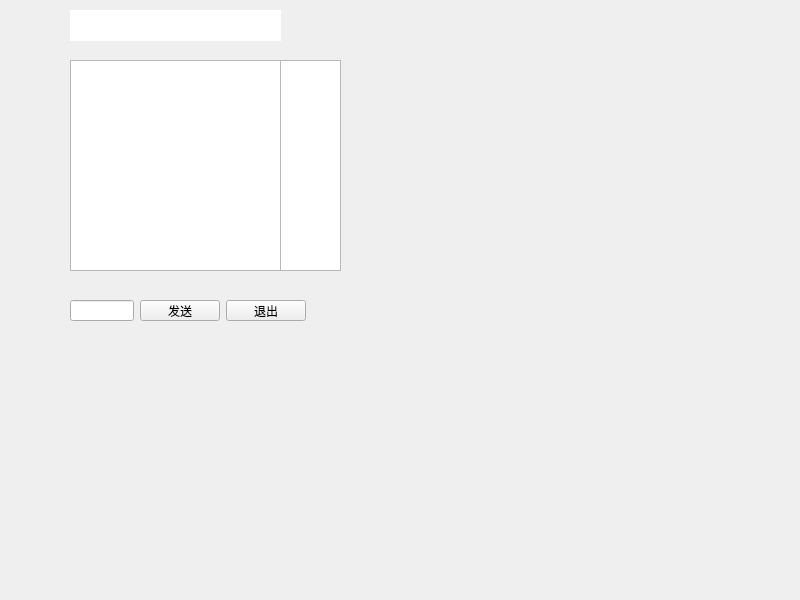
<?xml version="1.0" encoding="UTF-8"?>
<ui version="4.0">
 <class>MainWindow</class>
 <widget class="QMainWindow" name="MainWindow">
  <property name="geometry">
   <rect>
    <x>0</x>
    <y>0</y>
    <width>800</width>
    <height>600</height>
   </rect>
  </property>
  <property name="windowTitle">
   <string>MainWindow</string>
  </property>
  <widget class="QWidget" name="centralwidget">
   <widget class="QLabel" name="titleLabel">
    <property name="geometry">
     <rect>
      <x>70</x>
      <y>10</y>
      <width>211</width>
      <height>31</height>
     </rect>
    </property>
    <property name="styleSheet">
     <string notr="true">#titleLabel {
  background: white;
  border: none;
  border - bottom: 1px solid black;
  padding: 5px;
  font: 16pt &quot;黑体&quot;;
  color: rgba(255, 255, 255);
  background - color: rgba(0, 170, 127, 255);
}</string>
    </property>
    <property name="text">
     <string>袁伟珉的聊天室</string>
    </property>
   </widget>
   <widget class="QStackedWidget" name="stackedWidget">
    <property name="geometry">
     <rect>
      <x>70</x>
      <y>50</y>
      <width>471</width>
      <height>321</height>
     </rect>
    </property>
    <property name="currentIndex">
     <number>1</number>
    </property>
    <widget class="QWidget" name="loginpage">
     <widget class="QLabel" name="label_2">
      <property name="geometry">
       <rect>
        <x>80</x>
        <y>90</y>
        <width>61</width>
        <height>16</height>
       </rect>
      </property>
      <property name="text">
       <string>服务器地址：</string>
      </property>
     </widget>
     <widget class="QLabel" name="label_3">
      <property name="geometry">
       <rect>
        <x>80</x>
        <y>120</y>
        <width>40</width>
        <height>12</height>
       </rect>
      </property>
      <property name="text">
       <string>昵称：</string>
      </property>
     </widget>
     <widget class="QLineEdit" name="serverEdit">
      <property name="geometry">
       <rect>
        <x>150</x>
        <y>90</y>
        <width>113</width>
        <height>20</height>
       </rect>
      </property>
      <property name="text">
       <string>127.0.0.1</string>
      </property>
     </widget>
     <widget class="QLineEdit" name="usernameEdit">
      <property name="geometry">
       <rect>
        <x>150</x>
        <y>120</y>
        <width>113</width>
        <height>20</height>
       </rect>
      </property>
      <property name="text">
       <string>weimin</string>
      </property>
     </widget>
     <widget class="QPushButton" name="loginButton">
      <property name="geometry">
       <rect>
        <x>140</x>
        <y>170</y>
        <width>71</width>
        <height>21</height>
       </rect>
      </property>
      <property name="text">
       <string>登陆聊天室</string>
      </property>
     </widget>
    </widget>
    <widget class="QWidget" name="chatpage">
     <widget class="QListWidget" name="userlistWidget">
      <property name="geometry">
       <rect>
        <x>210</x>
        <y>10</y>
        <width>61</width>
        <height>211</height>
       </rect>
      </property>
     </widget>
     <widget class="QTextEdit" name="roomtextEdit">
      <property name="geometry">
       <rect>
        <x>0</x>
        <y>10</y>
        <width>211</width>
        <height>211</height>
       </rect>
      </property>
     </widget>
     <widget class="QWidget" name="layoutWidget">
      <property name="geometry">
       <rect>
        <x>0</x>
        <y>250</y>
        <width>236</width>
        <height>21</height>
       </rect>
      </property>
      <layout class="QHBoxLayout" name="horizontalLayout_2">
       <item>
        <widget class="QLineEdit" name="saylineEdit"/>
       </item>
       <item>
        <widget class="QPushButton" name="sayButton">
         <property name="text">
          <string>发送</string>
         </property>
        </widget>
       </item>
       <item>
        <widget class="QPushButton" name="logoutButton">
         <property name="text">
          <string>退出</string>
         </property>
        </widget>
       </item>
      </layout>
     </widget>
    </widget>
   </widget>
  </widget>
 </widget>
 <resources/>
 <connections/>
</ui>
